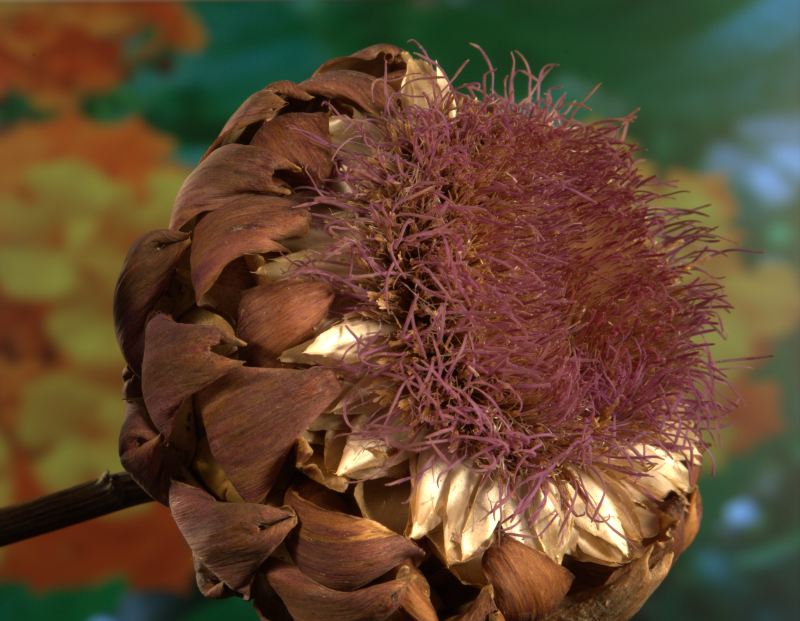
%> input picture GT11.png, 800 x 621 px
$ octave PyramidMatting_CSO.m   (GNU Octave 9; MATLAB toolbox functions it lacks are replaced by stand-ins)
%> lines starting %> are read from the running program, lines starting %| are printed output that depends on the picture; in (x1, y1, x2, y2) boxes, pixels count from 0 and x2, y2 are one past the last pixel; in counts of white or black regions, pixels touching at a corner belong together; the program's own positions count from 1
### GetMattingInfo.m
function [F_ind,B_ind,U_ind,F_rgb,B_rgb,U_rgb,F_s,B_s,U_s,F_mindist,B_mindist] = GetMattingInfo(img,trimap)
%GETMATTINGINFO 此处显示有关此函数的摘要
%   此处显示详细说明
    F_ind = find(trimap == 255);
    B_ind = find(trimap == 0);
    U_ind = find(trimap == 128);
    img_rgb = single(reshape(img,[numel(trimap),3]));
    %% 样本属性计算
    % 颜色
    F_rgb = img_rgb(F_ind,:);
    B_rgb = img_rgb(B_ind,:);
    U_rgb = img_rgb(U_ind,:);
    % 距离
    [F_y,F_x] = ind2sub(size(trimap),F_ind); F_yx = single([F_y,F_x]);
    [B_y,B_x] = ind2sub(size(trimap),B_ind); B_yx = single([B_y,B_x]);
    [U_y,U_x] = ind2sub(size(trimap),U_ind); U_yx = single([U_y,U_x]);
    F_s  = [F_y,F_x];
    B_s  = [B_y,B_x];
    U_s  = [U_y,U_x];

    % 最小距离
    F_mindist = bwdist(trimap == 255);F_mindist = F_mindist(U_ind);
    B_mindist = bwdist(trimap == 0);B_mindist = B_mindist(U_ind);
end

### MyCSO.m
function [ x,bestever,F ] = MyCSO( FitnessFcn,numberOfVariables,lb,ub,maxfe )
%MYCSO Summary of this function goes here
%   Detailed explanation goes here
% addpath(genpath(pwd));


% global initial_flag

%d: dimensionality
d = numberOfVariables;
%maxfe: maximal number of fitness evaluations
% maxfe = d*5000;
%runnum: the number of trial runs
% runnum = 1;

lu = single([lb;ub]);

% The frist six benchmark functions in  CEC'08  test suite.
% Function 7 is excluded because of the following error thrown by the test suite:
% 'Undefined function 'FastFractal' for input arguments of type 'char'.'

n = d;
initial_flag = 0;


%phi setting (the only parameter in CSO, please SET PROPERLY)
if(d >= 2000)
    phi = 0.2;
elseif(d >= 1000)
    phi = 0.1;
elseif(d >=500)
    phi = 0.05;
else
    phi = 0;
end
% population size setting
if(d >= 5000)
    population = 1500;
elseif(d >= 2000)
    population = 1000;
elseif(d >= 1000)
    population = 500;
elseif(d >= 100)
    population = 100;
else
    population = 50;
end


% initialization
% F = zeros(population,maxfe);
XRRmin = repmat(lu(1, :), population, 1);
XRRmax = repmat(lu(2, :), population, 1);
rand('seed', sum(100 * clock));
p = XRRmin + (XRRmax - XRRmin) .* rand(population, d);
clear('XRRmin','XRRmax');
fitness = FitnessFcn(p);
v = zeros(population,d,'single');
bestever = 1e200;

FES = population;
F(:,1) = [FES;fitness];
gen = 1;


tic;
% main loop
while(FES < maxfe)


    % generate random pairs
    rlist = randperm(population);
    rpairs = [rlist(1:ceil(population/2)); rlist(floor(population/2) + 1:population)]';

    % calculate the center position
    center = ones(ceil(population/2),1)*mean(p);

    % do pairwise competitions
    mask = (fitness(rpairs(:,1)) > fitness(rpairs(:,2)));
    losers = mask.*rpairs(:,1) + ~mask.*rpairs(:,2);
    winners = ~mask.*rpairs(:,1) + mask.*rpairs(:,2);


    %random matrix
    randco1 = rand(ceil(population/2), d,'single');
    randco2 = rand(ceil(population/2), d,'single');
    randco3 = rand(ceil(population/2), d,'single');

    % losers learn from winners
    v(losers,:) = randco1.*v(losers,:) ...,
        + randco2.*(p(winners,:) - p(losers,:)) ...,
        + phi*randco3.*(center - p(losers,:));
    p(losers,:) = p(losers,:) + v(losers,:);

    % boundary control
    for i = 1:ceil(population/2)
        p(losers(i),:) = max(p(losers(i),:), lu(1,:));
        p(losers(i),:) = min(p(losers(i),:), lu(2,:));
    end


    % fitness evaluation
    fitness(losers,:) = FitnessFcn(p(losers,:));
    bestever = min(bestever, min(fitness));


    %         fprintf('Best fitness: %e\n', bestever);
    FES = FES + ceil(population/2);
    F(:,gen+1) = [FES;fitness];
    gen = gen + 1;
end
[~,ind] = min(fitness);
x = p(ind,:);
% results(funcid, runnum) = bestever;
% fprintf('Run No.%d Done!\n', run);
% disp(['CPU time: ',num2str(toc)]);


end

### PyramidMatting_CSO.m
clear
max_fitness_evaluation_per_unknow_pixel = 5e3;


img_g = imread('GT11.png');
%> img_g is the input picture: size 621x800x3 uint8; mean R, G, B 95.8, 70.9, 47.4
trimap_g = imread('trimap.png');
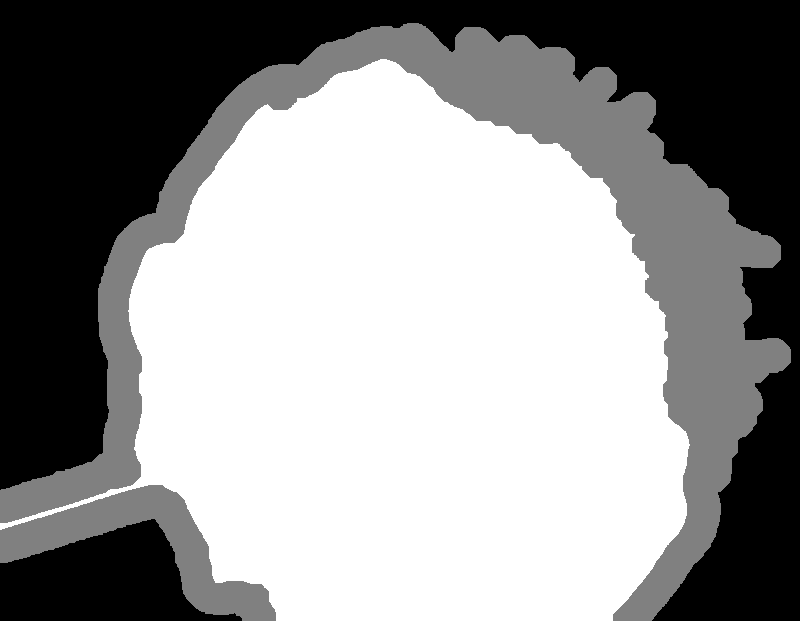
%> input picture trimap.png, 800 x 621 px
%> trimap_g is the input picture: size 621x800 uint8; min 0, max 255, mean 148
MFE_p = max_fitness_evaluation_per_unknow_pixel*nnz(trimap_g==128);
%> MFE_p = 462700000
FE_counter = 0;
FE_per_pixel = 5e3;
%% constract image pyramid
pyramid{1,1} = img_g;
pyramid{1,2} = trimap_g;
for n = 2:1e10
    pyramid{n,1} = impyramid(pyramid{n-1,1}, 'reduce');
    pyramid{n,2} = imresize(pyramid{n-1,2},0.5,'nearest');
    if max(size(pyramid{n,2}))<100
        break;
    end
end
%> after the loop, pyramid = 10 items
disp(size(pyramid{n,2}));
%|    39   50
%% 逐一优化金字塔中的图像
%第一层
img = pyramid{n,1};
trimap = pyramid{n,2};
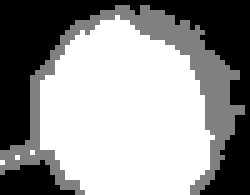
%> trimap: size 39x50 uint8 (shown 5 times larger); min 0, max 255, mean 148.3
[F_ind,B_ind,U_ind,F_rgb,B_rgb,U_rgb,F_s,B_s,U_s,F_mindist,B_mindist] = ...
    GetMattingInfo(img,trimap);
%> in GetMattingInfo, `F_ind = find(trimap == 255);`: F_ind = 953 values from 33 to 1666
%> in GetMattingInfo, `B_ind = find(trimap == 0);`: B_ind = 636 values from 1 to 1950
%> in GetMattingInfo, `U_ind = find(trimap == 128);`: U_ind = 361 values from 31 to 1895
%> in GetMattingInfo, `img_rgb = single(reshape(img,[numel(trimap),3]));`: img_rgb = 1950 rows, first 12: [123 96 51; 117 78 36; 119 66 30; 120 58 27; 121 54 25; 116 58 29; 76 56 31; 49 56 33; 81 65 35; 125 81 37; 139 88 37; 137 90 38]
%> in GetMattingInfo, `F_rgb = img_rgb(F_ind,:);`: F_rgb = 953 rows, first 12: [57 40 17; 64 41 17; 72 57 28; 96 66 33; 77 52 27; 57 35 19; 46 25 15; 43 24 15; 51 31 19; 61 41 22; 66 43 22; 65 42 22]
%> in GetMattingInfo, `B_rgb = img_rgb(B_ind,:);`: B_rgb = 636 rows, first 12: [123 96 51; 117 78 36; 119 66 30; 120 58 27; 121 54 25; 116 58 29; 76 56 31; 49 56 33; 81 65 35; 125 81 37; 139 88 37; 137 90 38]
%> in GetMattingInfo, `U_rgb = img_rgb(U_ind,:);`: U_rgb = 361 rows, first 12: [112 84 34; 106 83 33; 24 14 7; 53 31 12; 112 64 24; 97 57 23; 45 27 13; 25 13 6; 106 68 26; 110 62 24; 81 41 17; 32 17 8]
%> in GetMattingInfo, `[F_y,F_x] = ind2sub(size(trimap),F_ind)`: F_y = 953 values, max 39 at index 238, min 4 at index 411, mean 23.43; F_x = 953 values from 1 to 43
%> in GetMattingInfo, `F_yx = single([F_y,F_x])`: F_yx = 953 rows, first 12: [33 1; 32 4; 31 7; 17 9; 18 9; 19 9; 20 9; 21 9; 22 9; 23 9; 24 9; 25 9]
%> in GetMattingInfo, `[B_y,B_x] = ind2sub(size(trimap),B_ind)`: B_y = 636 values, max 39 at index 34, min 1 at index 1, mean 15.75; B_x = 636 values from 1 to 50
%> in GetMattingInfo, `B_yx = single([B_y,B_x])`: B_yx = 636 rows, first 12: [1 1; 2 1; 3 1; 4 1; 5 1; 6 1; 7 1; 8 1; 9 1; 10 1; 11 1; 12 1]
%> in GetMattingInfo, `[U_y,U_x] = ind2sub(size(trimap),U_ind)`: U_y = 361 values, max 39 at index 115, min 2 at index 133, mean 18.43; U_x = 361 values from 1 to 49
%> in GetMattingInfo, `U_yx = single([U_y,U_x])`: U_yx = 361 rows, first 12: [31 1; 32 1; 34 1; 35 1; 31 2; 32 2; 33 2; 34 2; 30 3; 31 3; 32 3; 33 3]
%> in GetMattingInfo, `F_s  = [F_y,F_x];`: F_s has the same summary as F_yx
%> in GetMattingInfo, `B_s  = [B_y,B_x];`: B_s has the same summary as B_yx
%> in GetMattingInfo, `U_s  = [U_y,U_x];`: U_s has the same summary as U_yx
%> in GetMattingInfo, `F_mindist = bwdist(trimap == 255)`:
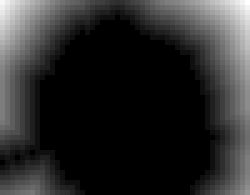
%> F_mindist: size 39x50 single (shown 5 times larger); min 0, max 16.28, mean 2.76; drawn with min black and max white
%> in GetMattingInfo, `F_mindist = F_mindist(U_ind)`: F_mindist = 361 values, max 8.25 at index 356, min 1 at index 2, mean 2.51
%> in GetMattingInfo, `B_mindist = bwdist(trimap == 0)`:
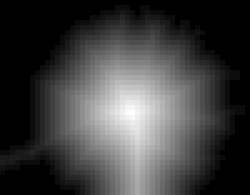
%> B_mindist: size 39x50 single (shown 5 times larger); min 0, max 19.7, mean 4.91; drawn with min black and max white
%> in GetMattingInfo, `B_mindist = B_mindist(U_ind)`: B_mindist = 361 values, max 6.32 at index 228, min 1 at index 1, mean 2.18
%> F_ind = 953 values from 33 to 1666; B_ind = 636 values from 1 to 1950; U_ind = 361 values from 31 to 1895; F_s has the same summary as F_yx in GetMattingInfo; B_s has the same summary as B_yx in GetMattingInfo; U_s has the same summary as U_yx in GetMattingInfo
map_g2l_ind = zeros(size(trimap));
map_g2l_ind(F_ind) = 1:length(F_ind);
map_g2l_ind(B_ind) = 1:length(B_ind);
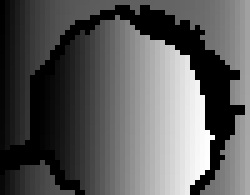
%> map_g2l_ind: size 39x50 double (shown 5 times larger); min 0, max 953, mean 337; drawn with min black and max white
bw = trimap == 128;
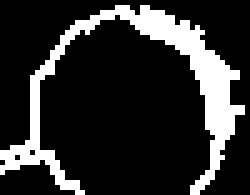
%> bw: size 39x50 logical (shown 5 times larger); 18.5% white; 1 white region, box (x1, y1, x2, y2) and area: (0, 1, 49, 39) 361
bw = imdilate(bw,strel('disk',1));
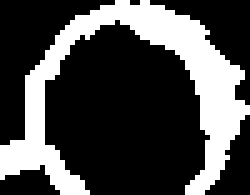
%> bw: size 39x50 logical (shown 5 times larger); 28.9% white; 1 white region, box (x1, y1, x2, y2) and area: (0, 0, 50, 39) 564
F_samples = map_g2l_ind(bw&(trimap==255));
%> F_samples = 89 values from 1 to 953
B_samples = map_g2l_ind(bw&(trimap==0));
%> B_samples = 114 values from 30 to 620
%> the run ends on the next line
[X,Y] = meshgrid(F_samples,B_samples);
FB_pairs = zeros(length(U_ind),2);
alpha = zeros(length(U_ind),1);
for k = 1:length(U_ind)
    U_ind_k = k;
    U_s_k = U_s(U_ind_k,:);
    U_rgb_k = U_rgb(U_ind_k,:);
    F_mindist_k = F_mindist(U_ind_k,:);
    B_mindist_k = B_mindist(U_ind_k,:);

    %% options for ga
    FitnessFcn = @(x) FuzzyCostFunc(x,F_rgb,B_rgb,U_rgb_k,F_s,B_s,U_s_k,F_mindist_k,B_mindist_k);
    numberOfVariables = 2; % Number of decision variables
    lb = [ones(1,numberOfVariables)]; % Lower bound
    ub = [repmat(size(F_rgb,1),1,numberOfVariables/2) repmat(size(B_rgb,1),1,numberOfVariables/2)]; % Upper bound

    %% run GA
    [ x,fval] = MyCSO( FitnessFcn,numberOfVariables,lb,ub,FE_per_pixel);
